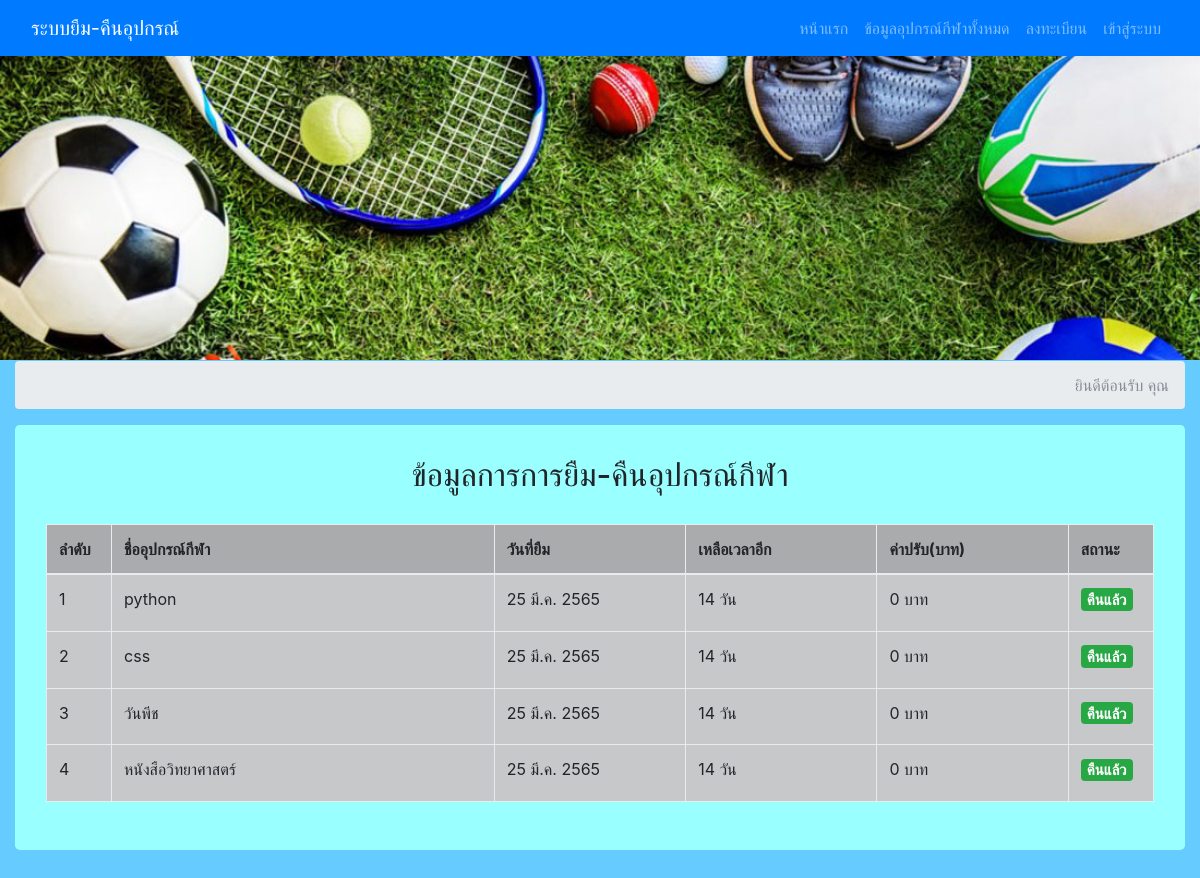
Screenshot of /borrow.php?id=23 with the database file from the repository.
### tables this page shows
CREATE TABLE `tb_detail` (
  `detail_id` int NOT NULL,
  `history_id` int NOT NULL,
  `book_id` int NOT NULL,
  `status_lend` int NOT NULL,
  `fine` int NOT NULL,
  `lent_date_strat` datetime NOT NULL,
  `lend_date_end` datetime NOT NULL
);

CREATE TABLE `tb_book` (
  `book_id` int NOT NULL,
  `book_name` varchar(255) NOT NULL,
  `book_detail` varchar(255) NOT NULL,
  `book_user` text NOT NULL,
  `book_techer` varchar(255) NOT NULL,
  `book_year` int NOT NULL,
  `book_date` datetime NOT NULL,
  `book_status` varchar(20) NOT NULL,
  `book_code` varchar(50) NOT NULL
);

### fucntion_query.php (called while the page is built, shortened)
<?php
require_once 'connect_db.php';
function DateThai($strDate)
{
	$strYear = date("Y", strtotime($strDate)) + 543;
	$strMonth = date("n", strtotime($strDate));
	$strDay = date("j", strtotime($strDate));
	$strMonthCut = array("", "ม.ค.", "ก.พ.", "มี.ค.", "เม.ย.", "พ.ค.", "มิ.ย.", "ก.ค.", "ส.ค.", "ก.ย.", "ต.ค.", "พ.ย.", "ธ.ค.");
	$strMonthThai = $strMonthCut[$strMonth];
	return "$strDay $strMonthThai $strYear";
}
function GetDetailLend($id)
{
	global $conn;
	$sql = "SELECT h.*,d.*,b.book_name,b.book_status,b.book_detail FROM tb_history h LEFT JOIN tb_detail d ON h.history_id = d.history_id LEFT JOIN tb_book b ON d.book_id = b.book_id WHERE h.user_id = $id ORDER BY h.history_date DESC";
	$result = $conn->query($sql);
	$results = [];
	while ($row = $result->fetch_object()) {
		$results[] = $row;
	}
	return $results;
}
function DateTimeDiff($strDateTime1, $strDateTime2)
{
	return (strtotime($strDateTime2) - strtotime($strDateTime1)) /  (60 * 60 * 24);
}

### borrow.php (the view, shortened to what this page needs)
<?php
$id = $_GET['id'];
 $page = 'return';?>
 <?php
 include "header.php";
 include  "fucntion_query.php";
 ?>
 <body>
   <?php include "navbar.php"; ?>
   <div class="container">
     <div class="row">
       <div class="col-lg-12 text-center">
       </div>
     </div>
     <nav  aria-label="breadcrumb" role="navigation">
       <ol class="breadcrumb">
         <li class="breadcrumb-item active" aria-current="page"><?="ยินดีต้อนรับ คุณ".$user->name." ".$user->lastname?></li>
       </ol>
     </nav>
     <div class="jumbotron">
       <div class="row">
         <div class="col-lg-12 ">
          <h2 class="display-5 text-center">ข้อมูลการการยืม-คืนอุปกรณ์กีฬา</h2>
          <br>
          <form action="save_history.php" method="post">
            <div class="container">
             <table id="example" class="table table-hover table-bordered table-dark" cellspacing="0" width="100%">
               <thead class="thead-light">
                 <tr class="table-active">
                   <th width="5%">ลำดับ</th>
                   <th width="30%">ชื่ออุปกรณ์กีฬา</th>
                   <th width="15%">วันที่ยืม</th>
                   <th width="15%">เหลือเวลาอีก</th>
                   <th width="15%">ค่าปรับ(บาท)</th>
                   <th width="5%">สถานะ</th>
                 </tr>
               </thead>
               <tbody>
                 <?php
                 $book = GetDetailLend($id);
                 for ($i=0; $i < count($book) ; $i++) {
                   ?>
                   <tr>
                     <td><?=$i+1;?></td>
                     <td >
                         <?=$book[$i]->book_name?>
                     </td>
                     <td><?=DateThai($book[$i]->lent_date_strat)?></td>
                     <td><?php
                      $num_day = number_format(DateTimeDiff(date('Y-m-d'),$book[$i]->lend_date_end));
                      if($num_day >= 0){
                        echo $num_day." วัน";
                      }else{
                        echo "เลยกำหนด ".str_replace("-","",$num_day)." วัน";
                      }
                      ?></td>
                     <td>
                      <?php
                        $sum = 0;
                        echo $sum." บาท"
                     ?></td>
                      <?php
                         if($sum >  0){
                           $status = 'danger';
                           $text = 'โดนปรับ';
                         }else{
                           $status = 'info';
                           $text = 'ปกติ';
                         }
                         if ($book[$i]->status_lend != 0) {
                          $status = 'success';
                          $text = 'คืนแล้ว';
                        }
                      ?>
                     <td><h5><span class="badge badge-<?=$status?>">
                        <?php echo $text?>
                      </span></h5>
                    </td>
                   </tr>
                   <?php } ?>
                 </tbody>
               </table>
             </div>
           </form>
         </div>
       </div>
     </div>
   </div>
 </body>
 </html>

### header.php (style rules this page uses)
body { padding-top: 54px; }
@media (min-width: 992px) { body { padding-top: 56px; } }
body { margin: 0; padding: 0; background: #66CCFF; }
body { margin: 0; font-family: -apple-system,BlinkMacSystemFont,"Segoe UI",Roboto,"Helvetica Neue",Arial,sans-serif; font-size: 1rem; font-weight: 400; line-height: 1.5; color: #212529; background-color: #66CCFF; }
.jumbotron { padding: 2rem 1rem; margin-bottom: 2rem; background-color: #99ffff; border-radius: 0.3rem; }

### rows the page displays
tb_detail: book.book_name "python", lent_date_strat "25 มี.ค. 2565", lend_date_end "14", sum "0", status_lend "คืนแล้ว"
tb_detail: book.book_name "css", lent_date_strat "25 มี.ค. 2565", lend_date_end "14", sum "0", status_lend "คืนแล้ว"
tb_detail: book.book_name "วันพีช", lent_date_strat "25 มี.ค. 2565", lend_date_end "14", sum "0", status_lend "คืนแล้ว"
tb_detail: book.book_name "หนังสือวิทยาศาสตร์", lent_date_strat "25 มี.ค. 2565", lend_date_end "14", sum "0", status_lend "คืนแล้ว"
